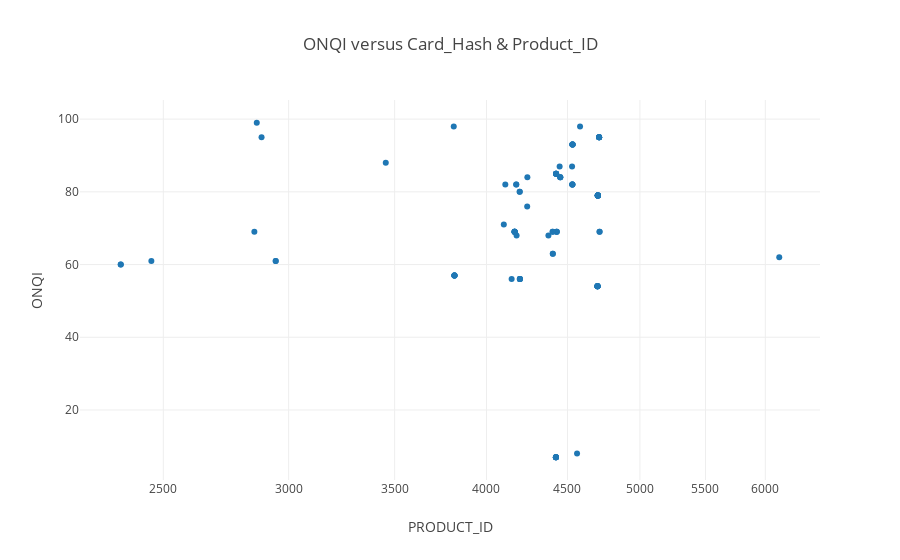

The notebook cell this image was saved under:
### Code cell
engine = create_engine("postgresql://tlapinskas@localhost/postgres")

# Grab data from Postgres
df = pd.read_sql('''
                    SELECT p.product_id, p.card_hash, pi.onqi
                    FROM purchases p, product_info pi
                    WHERE p.product_id = pi.product_id AND onqi > '50'
                    LIMIT 100;
                    ''', con=engine)
df = df.fillna('')

trace1 = go.Scatter(
    x=df['product_id'],
    y=df['onqi'],
    text=df['card_hash'],
    mode='markers'
)
layout = go.Layout(
    title='ONQI versus Card_Hash & Product_ID',
    xaxis=dict( type='log', title='PRODUCT_ID' ),
    yaxis=dict( title='ONQI' )
)
data = [trace1]
fig = go.Figure(data=data, layout=layout)
iplot(fig, filename='test')

### Figure 1 — Plotly figure (JSON) as saved in the notebook; plotly's stock layout.template omitted (floating-point values rounded to 4 significant figures)
{"data": [{"mode": "markers", "text": ["FEaD8IUmESlpzvPRYyZhMyUv/CRtDNIUyprR5w7e/mPkFzr/3Cvdcu2tj0u3jsOj0OUUfW2jhMhfwWM3iQI1Ig==", "N8JjRgpqKnQ8BDp+XtxBkfM0If/9GBL+rsOalHjHLdIM8Baf6tUC3UNDylqHc29iWnhr6/YT+RU63aZW2TXV6g==", "kzaHILrWFehUeo6gjZV1EwvZHNTXGNqTY/Hzv+mL9Bg+vRc+uuq4+C0hsm6nAI58FLfCtqhJFLT97zuOCng+Yw==", "4ox+j2exAB/xLlyHteKO/cNoSdLFb3T29mkacbTAf7ECiXy6L9/7hNFk4y4p/TjruzPmPFtYZNhxeLuNNwLgBg==", "hOB3nBlofMM/2khWcX9O2CoUZ4YyCFSXB6vbCowurdMCLl2hphPrsbCIzQT66E+uBlRYIyWIeI7TICUiCLrmfQ==", "aXKwvh3FKPQnAmhr/Xr7morkvOHFlNlNsWhodV07ih/3dnIgaXCYcDJNFS7Ovz5JRjzRv+ENFW7pQUMXKuDNyw==", "/LsTUZ9+kPu80yWAYUO1APGANmhfxUhw8RluKz/dB8EGY0Qg23tXWz1xNsoShznNR7rRasa7i52NQznT3n86JA==", "jixRoztZhEFkfdn5+0mXHsrTV0M4vsYezoEoaYkBFGVZPeenCmxQJnAbrMD/Tc4sjBflwKEL/cGBt2Sx59h6aw==", "jixRoztZhEFkfdn5+0mXHsrTV0M4vsYezoEoaYkBFGVZPeenCmxQJnAbrMD/Tc4sjBflwKEL/cGBt2Sx59h6aw==", "GikZBQIz8zSl/BQO1+v1sHcsD4FRSW5ou8kj23fXWp2ld1ANtdN1ip/GQYknEJpipom0sm9BekjhIhgYkUGXiQ==", "Z38Meh5obUMiGKdzbjRQSKUJFcrPr/6rDVB3IBQLa64OS1kzsSPR3yXdvjIRznt4LRfryUswTtxVKkLIki8vxA==", "evFBDWxj3Ns9KsbBOVdWPAxu9BSE4tHz/cwJB6prDFyHYbLJn4rLJ1DPhu0dKEAOmkcyJ1wQWhYC8vj0oa1hHw==", "AYDPrWLoqdxNicRuFKJmqSp8sKLiFa23MsI+5U1zGCLJ+Ko6nJtuakGVDWTMjYhgD5kvHsZlzzhg8TzANAnVWQ==", "AYDPrWLoqdxNicRuFKJmqSp8sKLiFa23MsI+5U1zGCLJ+Ko6nJtuakGVDWTMjYhgD5kvHsZlzzhg8TzANAnVWQ==", "0wt2JyUvA0FNEInIOtdNw4bHanolIiVozHlv/ttU+m9+gie1tjnqclyGRoswnyK35JEXcxiUOkww/clLNhGVQA==", "A1Rl0u+qdxAwuX2Kt8V8UxXwWz/Q5gr5KdALsvcyJmXlF1BrGB69bcNH74e0rz7dJ+MaWNh5kpC/jfjrke7Yhg==", "y3C7gV+41RPipeTayi9oYwhyupQv5ft/qckwpzheHiZ9IaoCb58/Q4ryq7/vkjfPz7ZF7mCmzi4qh1AhVrcSUA==", "fWEsWtFXNVUir7eIYyu3cqfEkaJFwHvGM2Ka2Viv9IveHAtuFirPEToCL+AloL4tnTIRXnADD2kABSTR/gStCQ==", "fThc6zEILsh/J6gM1vHFeFOYtt2wUdg3KBu3XtTigkmmBf6qOnBYeMO8lBw/wYhB2Ycv3XQFGrrWR/M25TnKzg==", "pFCsO21elMCmPzQ4S0ASZesbTnPjb75q6sB4KEwR/SHlZJ4XlKB3wssrWb1cTRVYjEraXRaQssMiFUKXjJ0r3Q==", "pFCsO21elMCmPzQ4S0ASZesbTnPjb75q6sB4KEwR/SHlZJ4XlKB3wssrWb1cTRVYjEraXRaQssMiFUKXjJ0r3Q==", "Pf7Qg+gs2pPPxn9CxRYkASRNtKAC/SfR7FdTIldUvXCBLEvrL5tB9g56888DOUrr7Aqe0X691RbnobFnrUa2Cw==", "5xeLjUx2IEK2v9BkuM1yJxOtPRH999Mi3tV4e8E3aoh56B23PDWJ8uV3XoLDt5Y/m2UI7hcr5ECdAYvFfNLBpQ==", "USiTEKIrwHKNJbj0m3PyneGUwrh+SkoCKK3okLev0Z2NZQmnwmYOlaM2Ib/o4i2LZv+0EApU879AnG7kLRaozQ==", "uIiIgJznYIYG7j8iKiHpXJKHhkioUaFvuxvssxje9nkEAFo/WM92eCM1Jx+JmFoj/vZysQ+KLfFSFlNJiqgTZQ==", "HDLcelOshvS1M95LiuAfvtKAsKjzUbk2+GMd8o2GGC/FXgS6Fg7prBJZt6aIv8srosa0srF8BV/oX9oJyMtAlQ==", "plvbNVFopw2DFslHMQZQ/kFxz5pJCI6FNu+50YHvnUHudV7pHz+4XdPpD6Thrqddb++p6j4UJbSU2OKWG4q4Aw==", "DSeocALyrt/59TOZ00UboEDz+oZdwzESZh8FXe/GtAKMWU+jOdVYxYtMV2ij/gKRIJ3C7xTFsqflr8ai/dqwOQ==", "GuDp4xuWzCHSd2nUQRq/0iFBLxheQNYyi0CsfccMBvfMY6O5+/1n8b9x5b47eDbnPKQL/a2tbN6TbqHqLLsujg==", "oHOy3w5lQlrj3F0dw9mtSVdT5LZnjw6uefz1DigTLBs8BfjVJOg2kT0XNxjNwkl36c/Fpy9qT/Uo6dBjMfvROg==", "qziZd6IiH4XyNUg9fiFnlFvzszXFfZ0xwj8D8yuJy/FYP0cPOc6QsHBDSC65txHMqGN0mpIffqTXiWhPmbu4Gw==", "PKEFq2ueAcm9ENP1+ar5HdmEgPUJBum2UIUDZWQ3t07wrevnqSKfbrgi+miQ4G9OFJXztEXrTjtnryLyBDmW5g==", "oubNuF/wLQs36Ziyp7/WsLL27nlbSPj4IkbtyTkrGsSOd622pznTuR0IzeY8OlUAYx8nylg/0RUGDhNBOc+NfA==", "iDSBQvz4d512d2ckK0Uf/+cw1RgHghfF6t+/YgO9/YAxSQzRsbesiKMkM222IGhH8szznXStZr/udym7+6ZZdQ==", "mvqlnyiysM3Gim5u1S7fbs8TwR9Ivv9WsxJcg6nHDmSKip1Ib7DSRMgge1+uYpDDhg1UIIpwqW6t1pb5Nc6DcQ==", "Z38Meh5obUMiGKdzbjRQSKUJFcrPr/6rDVB3IBQLa64OS1kzsSPR3yXdvjIRznt4LRfryUswTtxVKkLIki8vxA==", "qL54WOh17aMH0sDhdkYHVQ3opqpwxAnu6MIqm5c1tlJFP82Fp9TzR0lpSTI7QRjwG2lOH25L5ZI2ufsBTwdgUA==", "tirRemnz/6MitRMoVQ+nRPAZI5CSEIibkJUMBMHXWIapcsX9rG8iHe+6vgGH/Wnzu+fzeGPuhsiUlv2I3bCRBQ==", "OAon1kBbmQQW33MqKsLzgVg/NA337/pJDTPN/nZplkU55T5KjikAUEm5OuqnqvY4fev70FzwODIxi0NFYOvlGA==", "Cq6FnhhgjXUHg9GttM8PS4mz4Hy6rWviVjfef6jUmdW//q8MeKC3ehW4eBLP6Xfu5F8u+q5bEI/AdpoAL7CqCw==", "rfIJdgeB9snYBzPnlCT03PBcNz6IKIzvGpZYDqQoFAVDLpEzTQvD+hhBXjTlih/bw6jwFosV9XJkvtOmwf9Edg==", "RmQwJ7qLiW/4owhEr+Txe56/ES5dGHlb0+KS/AurBaDVg4Ez1+njzfNss7Dabuvfohq76MLe9Ov6nOnilpoO9w==", "/+HQZe1hYMA7ZVr6gtN30MZCZIAGscwPdjekl+LxDCfODJe3SEOJQkYZEL1KFkv9jLmnzXakw6T+vlunSL/MlA==", "E3sCGGE5+RwtgUqb6u8FI910ne7cUD4hsBMf/WNfCeCSNbmWiIpOjGO72lA/nYZX+6UQPvImIJp5ZZt62vs3ow==", "kL0UNkqLA6I0aQZ497VTKDQgKv4udzciTWQOD0s+PGwluEwnISjy7NGbw+wRZYQWqqCX4TwVHv+Kb3/e8fBUVg==", "guqt2eWlObbvws7zW0p0kkUWKhIdolGL5AaXmVUzluMzd0DWOgGuWeMhs9Il+OMqfARRPIhP/mbmgHlVMp4cXQ==", "tFoIadj8g2PmKcKYGnOQ85Xwaxs9J25UkkZJuJ3QUV9WTPg9HJ5C7rzJ1YsCzb8UTnTOPJoEm6IIyJkSfHnuPg==", "dApSOms3jVBQS7RWafsi9LzHepsZODThF9HyADMnOXYQd9t/oIIiQWCSSjckp2MrLgIeULNAegRAB5guqBkVqA==", "getgPDdmJVMbtkpBqbpRytaZ3vGSI7hYYwfNccyBCP8dPBwiUL+J1IwAYiJXvl1ui5p6sErOaDSKTvzsyz0OeQ==", "9rX+xZcWsFxAfU67HEWPsCzY9Xn5jLWb2sUycVWQViEOlOPAIcrnwBxns0BooS96S3JkEkkrmH1WwlIHQpaLNg==", "F5+zIIorNFolh2aNauC0KdGQswx1u87EZjZPvBfnRok5Jsodtm29t1vZO649uTwYuMepJkmXmnvLbOQoAZ6AHg==", "Kip59xIueg05Ok+Mg+ueW8HxUUveLlyJzaKB3CavDlFREVQ6t2MxAGNQuUiv5Rib+NK1dUTnvpG24Kb40vgYEw==", "+XbPhauwgWzFMm0/3+kryGXFaHfUuJz54eog89BLXS7cCS64YpjX3h8sfNZ/gPz6cHFDTHsS4mK4zCD+cK6RSw==", "TsrF/euual63b/hIXS8AdopNnCag3bE5XPsfOc7AAhtI/n/v0ghs1sNAKmaPtSfjd7sU6vk0mhCB6ORXSe+BQA==", "Fz/eRewdB/o5RVSfzpR0Km1m0QV7kd9lUS9X303dL7bB2MTzMrILPN54yd0V8HntHQHZyqp/7MMsT6Ntow4pkQ==", "lpkJYWSaEDALlP6p9s30i0TUDZS/83b3XGxZN3yuvGf0C6YkGXkvPSSPY6triSJ5KvuusfaLAU6u5iYstg89XQ==", "0Uj6dDu+fW2++v+uVoa1EP0l1JKN+eOzlWHGP+TVZgkePXX+RHJDj4cjsKJOnvP783a1OZQMYyuSQSpkfToc2w==", "rcnGBC9eM1gQi9meR1sjh3zwyX7A928sYz/EWfripL10Wwvp69t+4jm7Ew0eRcgWtBTMwd6X3+bEGDmh1pxaHQ==", "xqdlQldiX22aUHKuHeq4NVWLayD79nULOmMW6at2uyQFGe6AmVdp3fh5Yz+oERT62qBjdH6fMpBnXlPWKDqZgA==", "k6iL/cSWUBT7i7H75mI7bHPY5twVkdyI1gBe827lvao7LrhqlBCg1p4IibD2dCet/OlOq4zoBDsu9TCSBYICmQ==", "t3Okzg1ZDyym0F7Eey0tZwGjnj0CnKH5zxL9Xa5i+6ktRfGNUqKDESltky52aLdK5aq/OAe/titbpl2Mgo1LDg==", "NvltxM4tuR+YDSHjznxzKj6yF4f+ZYGO9J25Ymi0nj5KMs2cSradEgBHQDY907uzE4tXIa9IBBolFlTwh5ggCA==", "2fvnTZDcfzRtViYsUAN07FdZFyqdUalN/yIyjRfMWezX+8TE0xLKfg6iBWKIlbfTxAweG5o5L/zJvMzoCco/Aw==", "gu016c/qI/LUNVzEeKYSj5R4LWBsNENJnaa3daQsdjkjCLv9IQ6/1iryXlJ6xMCbP95rx0bjflUHrPNix/WVPQ==", "ZDG6PYOLqdOoxYvBhIMaFIDy4mjmPT2+y21J26mCOUuAiqOyhGP6omidMgHXPSC5XWGaO69BoLCAHIn39jLG9g==", "ZR0fS/I2DkZI8NnoTry9H35U7l0HCFPV4xMh3ZK/kRl859p3tRcunj2pPRdP5J5qUbRD5wCQb2QddksdQJQToA==", "K6Z/nL/+93Zw/9ALaS2b4sh5sv9dCvGMpaTx6YNmT9Y8pptTeugmQqkGH2ep4MY8aFUyrx7NY/CwTL6pzxuUnA==", "OJyI6V2KHCpbTckqcPqZ14qyVAZ3mYKWh0fdZEijSwmkA7JLgL7uRXR/eWzv4vRQa3xdLd1YwkXDSMdEjYk4Kw==", "6l9gXaWoeyoO0udt9Uk9f62xvx+Jzq0WboFcCv+JF58oPLnKIdDY3JRTHdY29RzwvAmLg2Io/nqzsi7GOkI/Eg==", "ly93yEb/llfzX2zKol8zRtpQY9ficxYZuXH3HpD1LYrOEhn/KivJNLmtv63ib/2hHUGtzHtv0B6Q6jkwiXtHiA==", "qL54WOh17aMH0sDhdkYHVQ3opqpwxAnu6MIqm5c1tlJFP82Fp9TzR0lpSTI7QRjwG2lOH25L5ZI2ufsBTwdgUA==", "EaWON0eKywtql0D1j2Srmutjg1ct1Yw2ALKZWi1t2dRdetsJGwHDt62LT9rFwQwEkfhLYiv/aZPz+EaospW4vg==", "N2/1QbIpos1gNDSgGCORo0J6MXFeyhz8KkN2y+PV6zZiq8RGuFfoTlJ84tqvMiN6rsB1kdH9DnYqe/yiAKRObg==", "1oqz5qMvJ8kRvf6TGfXdMu4yUxyIiJi4KteYLHiNSjKu9rA4GrFlwpzAHgBQQJeLyja69vHU+HWPt8FStnspvg==", "kAu7K2alM+e3gnboMtFgp6K3TgcD4Sy0RMbZ8X9nhGSDw755nmw8+xiUS6ceuRqxfQ92xZJbG5HqiJX6xDKBiA==", "wkL8fOjUlgqnoRDMosWMx7H3ZPQiiRvOF9PxMxOW6rR20UnrodFOp9vr1K4dSd0w0yLEaYDkz2IzeD4+puuPcQ==", "2+ZH3GAbpe1Spt2UBHafNPQclFwbPzvd4rDeK/6J/9ODXUxz3uDpQ+8IjASHruMP/jldkiZOnq9fswP6HPXohg==", "dHPOmlEdmKGib3f15visnKSYn2dORgm7ZR2rPDAOW1XGbQxnu2aYWYipR6ZaavmHpAxzzj61bHgpyxeJxFC4Ig==", "KyGrXwpJlJJ/BOkk/y8Kd2yqNZou+JP89RmNgqs3NGm8MtBb0J7XqxaGMwVqzQM1JhipDNTqgqKDaJRdgsNcmA==", "rbz4iXgEXmKg4fIB7F+fcjPWcPKs0LNdfIdh0gNtqZ0Nc4vGvDl9KXrkaKoOUu/w9JSHaA8N32MamkqsW8twZQ==", "eTONqotgtydNNfmi8I25ygvZcuqw2dRKRNY/j0mYPH3jnah9NLofLLm/hhTv0+74uBmcDsne8fw0vbL91lcU7w==", "zo6mFnZaW8KAxYxQPl+3gFBpCZEXejL8Z51+iHKSWpiJkucW8zapx/hNCTwPXR53JL6tj4GC9Y05jFbOpdS7hQ==", "rDy/senRKv0zVq6MnjjFiJkASlSO5DZ9DynOtzRXFwUOkKwCTMPC/uYQMYITV99mGAZXgo1ID2I5nY0EWPHrvw==", "5IOrDA0+RwXG49j4i0zYiB8a+xy0w12lINTwcW1/UdU79H67z9ZMI4b1Tl4KlDDTKpI68obtP7coxttVp6VS3A==", "XhCdvMHIAJAdReYfvYOY7C1R9elqUzFF6JD+8LKVNzWiaU7fnbfSkVvc3QsSppaDJWeAOyWL31KFnjyxe2Wu/w==", "G5JzQQXc/j8XAfn1jGsdMSfMRC6aB1w12hBZ16yus/wEbI5UsIaVz+XvnUeiDJwbpynhnglRCDX0dPu4rBIG2Q==", "bpwPYH8P0EAw8MA42Drq3yiaU7nNUbe6cBWykn1P6yqi75bfjLUxk92fsxu4jQmuXw4GLFfp6APSfldGlAyqqg==", "hsb8eYVYPRIFcBf0yD6GZ7GXVsT9iPujYQMf7OwkFwSLraFeEsBUQUjE9lKtPbXj/QTX6xwhLhsZ6t516slWLA==", "I7VP3cBjhKvk8juxefAeFp17yczAd9TrgKjkst5xMiuyaejpQZU4TnN8LA/uhse19g/F2tHS4vJhgfgYUEsenQ==", "ZjWNSn+qqRVtSirwXWiTZrIl9qyi+IuJGThBwyqCbOf01WQ+dn2KdOnQbKL7STe5xMeI0a/C/BgEZwohSmqKlQ==", "ZjWNSn+qqRVtSirwXWiTZrIl9qyi+IuJGThBwyqCbOf01WQ+dn2KdOnQbKL7STe5xMeI0a/C/BgEZwohSmqKlQ==", "yWjfieL62WtIFntjMyEO0e2NX7Wbh7vStbXPu5zcMGVoeQ0Yx65KBM5iqxNvqujx67a2Z9jph67VBQR9PJ/OHQ==", "m9WNxU3He6UJfLti6iOISExOPWL+yEKbVYFubqiVeZrGIeJgc9oyEx+T3SLMjinVM3Epzd8skpnCRWjbpmyAZA==", "2J3ezDoGDTVbpzrdhffE0X0ei8BEj00xSzVJIb3fzfOPs2kSOBQosI+XS2JuMkLpvAeFVGJloY3cVnWZ7w3x1g==", "axK8qUjfbBfJ9bggZoAU4zh5upiYHAnCdYOsCyj9Sq8ZapRgx4Xg2agYgOHt3SSutXwAjzLH56yCEAG6IcaliA==", "y3fP4alZys5Gev9E4zZqrcifS8M3Ocs28392Ao4jl6fMH/wsZcbMceopiiGlGbgIMp0MeNxEDa89j6nSsheBPg==", "ZGOppIXmLbtl4KVq+w7BSxmA5bc2HspiciiOjI96aNYsw7FypitCDft0EoDu6rcZ0D8KMJJDRhtC15OBDODGHA==", "ZGOppIXmLbtl4KVq+w7BSxmA5bc2HspiciiOjI96aNYsw7FypitCDft0EoDu6rcZ0D8KMJJDRhtC15OBDODGHA==", "ZGOppIXmLbtl4KVq+w7BSxmA5bc2HspiciiOjI96aNYsw7FypitCDft0EoDu6rcZ0D8KMJJDRhtC15OBDODGHA==", "Cym5Oi74eNXoRpPMyG0+X8wgTMUg0Y1wENcdo1eRCjnmN9wG+eBYY+w3aEhdafD0f0fDWkP/krFn90zy1Eo23w=="], "type": "scatter", "uid": "d5d5f238-c6a0-11e8-90d0-6a0000cf8860", "x": ["2457", "2884", "3814", "4149", "4111", "6123", "4430", "4430", "4430", "4167", "4167", "4167", "3818", "4167", "4167", "3818", "2864", "4199", "3818", "4453", "4453", "4426", "3818", "4177", "4425", "4425", "4199", "4425", "2350", "4449", "4167", "3818", "4198", "4426", "4533", "4532", "4245", "4453", "4530", "4404", "4532", "4583", "4404", "2854", "4426", "4563", "4199", "4533", "4703", "4703", "4703", "4701", "2944", "4701", "4425", "4377", "4703", "4703", "4703", "4703", "2350", "4425", "4533", "4533", "4712", "4532", "3455", "2944", "4199", "4532", "4244", "4701", "4102", "4701", "4712", "4701", "4703", "4703", "4701", "4715", "4703", "4703", "4533", "4712", "4703", "4701", "4703", "4425", "4426", "4405", "4405", "4712", "4426", "4715", "4712", "4701", "4179", "4198", "4177", "4712"], "y": ["61", "95", "98", "56", "82", "62", "69", "69", "69", "69", "69", "69", "57", "69", "69", "57", "99", "56", "57", "84", "84", "85", "57", "82", "7", "7", "56", "7", "60", "87", "69", "57", "80", "85", "93", "82", "84", "84", "87", "69", "82", "98", "69", "69", "85", "8", "56", "93", "79", "79", "79", "54", "61", "54", "7", "68", "79", "79", "79", "79", "60", "7", "93", "93", "95", "82", "88", "61", "56", "82", "76", "54", "71", "54", "95", "54", "79", "79", "54", "69", "79", "79", "93", "95", "79", "54", "79", "7", "85", "63", "63", "95", "85", "69", "95", "54", "68", "80", "82", "95"]}], "layout": {"title": "ONQI versus Card_Hash & Product_ID", "xaxis": {"title": "PRODUCT_ID", "type": "log"}, "yaxis": {"title": "ONQI"}}}
